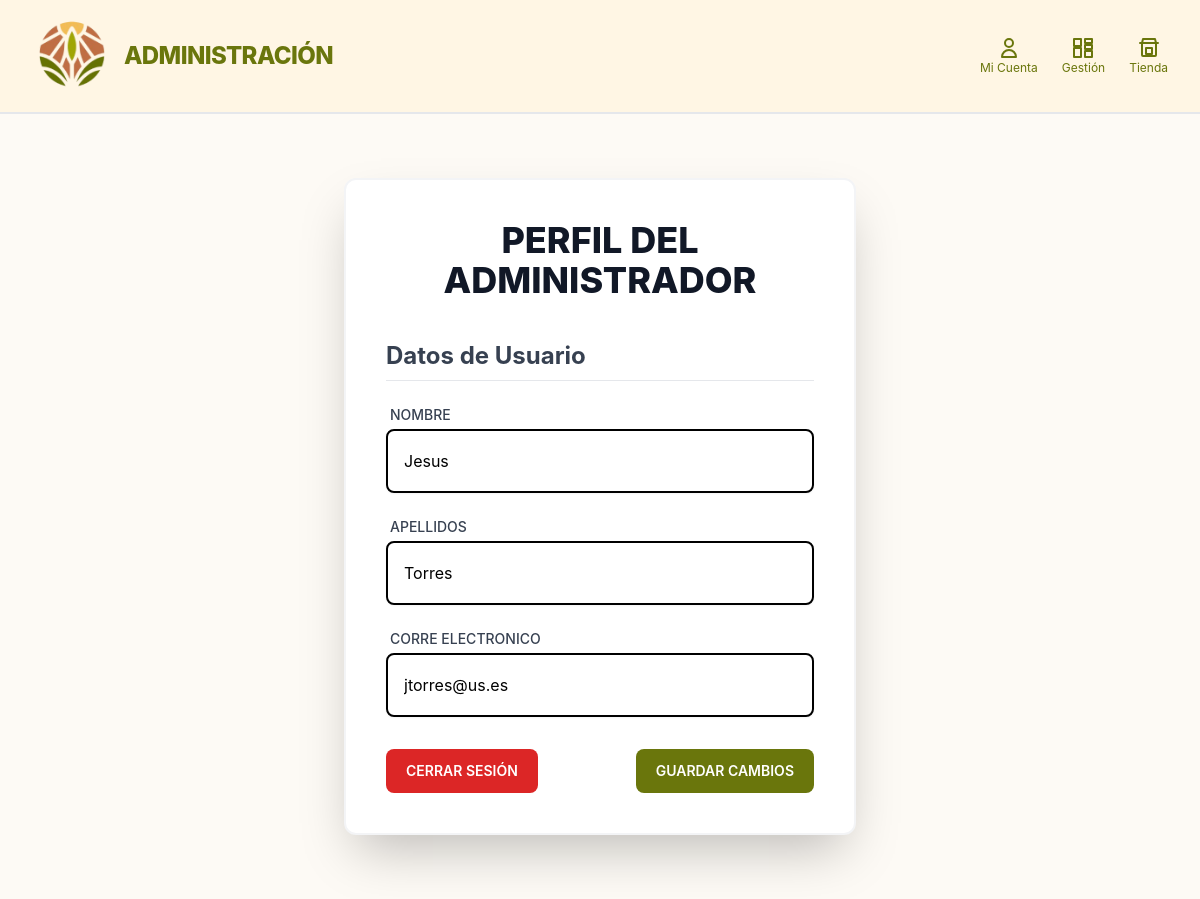
The app's page /perfil/admin (signed in) with its own data.
### home/models.py (models this page shows, shortened)
class Usuario(AbstractBaseUser, PermissionsMixin):
    nombre = models.CharField(max_length=200)
    apellidos = models.CharField(max_length=200)
    corre_electronico = models.EmailField(max_length=200, unique=True)
    password = models.CharField(max_length=128)
    objects = UsuarioManager()
    last_login = models.DateTimeField(null=True, blank=True)
    USERNAME_FIELD = 'corre_electronico'
    REQUIRED_FIELDS = ['nombre', 'apellidos']
    is_active = models.BooleanField(default=True)
    is_staff = models.BooleanField(default=False)
    is_superuser = models.BooleanField(default=False)

### perfil/views.py (the view)
# urls.py: path('admin', views.admin_perfil, name='admin_perfil'),
@login_required
def admin_perfil(request):
    usuario_instancia = request.user
    if request.method == 'POST':
        user_form = UsuarioAdminForm(request.POST, instance=usuario_instancia)
        if user_form.is_valid():
            user_form.save()
            messages.success(request, "Perfil de Administrador actualizado correctamente.")
            return redirect('adminpanel:adminpanel_index')
        else:
            messages.error(request, "Error al actualizar el perfil de Administrador.")
    else:
        user_form = UsuarioAdminForm(instance=usuario_instancia)
    contexto_admin = {
        'user_form': user_form,
        'es_admin': True,
    }
    return render(request, 'admin_perfil.html', contexto_admin)

### perfil/forms.py
class UsuarioAdminForm(forms.ModelForm):
    class Meta:
        model = Usuarios
        fields = ['nombre', 'apellidos', 'corre_electronico']
        widgets = {
            'nombre': forms.TextInput(attrs={'placeholder': 'NOMBRE', 'class': 'w-full outline-none'}),
            'apellidos': forms.TextInput(attrs={'placeholder': 'APELLIDOS', 'class': 'w-full outline-none'}),
            'corre_electronico': forms.EmailInput(attrs={'placeholder': 'CORREO ELECTRÓNICO', 'class': 'w-full outline-none', 'readonly': 'readonly'}),
        }

### home/context_processors.py (called while the page is built)
def productos_en_cesta(request):
    total_items = 0
    if request.user.is_authenticated:
        try:
            cesta = CestaCompra.objects.get(usuario_cliente__usuario=request.user)
        except CestaCompra.DoesNotExist:
            cesta = None
    else:
        session_id = request.session.get("cesta_id")
        cesta = CestaCompra.objects.filter(session_id=session_id).first() if session_id else None
    if cesta:
        total_items = sum(item.cantidad for item in cesta.items.all())
    return {'total_items_cesta': total_items}

### perfil/templates/admin_perfil.html (shortened to what this page needs)
{% load static %}
<!DOCTYPE html>
<html lang="es">
<head>
    <script src="https://cdn.tailwindcss.com"></script>
</head>
<body class="bg-gray-50">
    <header class="border-b border-gray-200 sticky top-0 z-50 bg-white">
    <div class="bg-[#fff6e4] border-b border-gray-200">
            <div class="max-w-7xl mx-auto px-4 sm:px-6 lg:px-8 py-4 flex items-center justify-between">
                <a href="{% url 'adminpanel:adminpanel_index' %}"  class="flex items-center text-2xl font-extrabold lm-text-green tracking-tight flex-shrink-0 mr-5">
                    <img src="{% static 'loga.png' %}"
                        alt="Logo Mundo Jardín"
                        class="h-20 w-20 mr-3 rounded-full">
                    ADMINISTRACIÓN
                </a>
                <div class="flex items-center space-x-6">
                    <a href="{% url 'perfil:admin_perfil' %}"
                    class="flex flex-col items-center text-[#6a760c] hover:text-[#bf7149] transition hidden sm:flex">
                        <svg xmlns="http://www.w3.org/2000/svg" class="h-6 w-6" fill="none" viewBox="0 0 24 24" stroke="currentColor">
                            <path stroke-linecap="round" stroke-linejoin="round" stroke-width="2"
                                d="M16 7a4 4 0 11-8 0 4 4 0 018 0zM12 14a7 7 0 00-7 7h14a7 7 0 00-7-7z"/>
                        </svg>
                        <span class="text-xs">Mi Cuenta</span>
                    </a>
                    <a href="{% url 'adminpanel:adminpanel_index' %}" class="flex flex-col items-center text-[#6a760c] hover:text-[#bf7149] transition relative">
                        <svg xmlns="http://www.w3.org/2000/svg" class="h-6 w-6" fill="none" viewBox="0 0 24 24" stroke="currentColor">
                            <path stroke-linecap="round" stroke-linejoin="round" stroke-width="2"
                                d="M3 3h7v7H3V3zM14 3h7v4h-7V3zM14 9h7v4h-7V9zM3 12h7v9H3v-9zM14 15h7v6h-7v-6z"/>
                        </svg>
                        <span class="text-xs">Gestión</span>
                    </a>
                    <a href="{% url 'home' %}" class="flex flex-col items-center text-[#6a760c] hover:text-[#bf7149] transition relative">
                        <svg xmlns="http://www.w3.org/2000/svg" class="h-6 w-6" fill="none" viewBox="0 0 24 24" stroke="currentColor">
                            <path stroke-linecap="round" stroke-linejoin="round" stroke-width="2"
                                d="M3 7h18M5 7v12a1 1 0 001 1h12a1 1 0 001-1V7M5 7l1-4h12l1 4M9 12h6v6H9v-6z"/>
                        </svg>
                        <span class="text-xs">Tienda</span>
                    </a>
                </div>
            </div>
        </div>
    </header>
<main class="py-12 md:py-16 bg-[#fdfaf5]">
    <div class="max-w-xl mx-auto px-4 sm:px-6 lg:px-8">
        <div class="bg-white p-8 md:p-10 rounded-xl shadow-2xl border-2 border-gray-100">
            <h2 class="text-4xl font-extrabold text-gray-900 mb-10 text-center">
                PERFIL DEL ADMINISTRADOR
            </h2>
            <form method="post" class="perfil-form space-y-6" id="perfil-form-guardar">
                <h3 class="text-2xl font-bold mb-4 border-b pb-2 text-gray-700">Datos de Usuario</h3>
                {% for field in user_form %}
                <div class="field-wrapper">
                    <label for="{{ field.id_for_label }}" class="block text-sm font-medium text-gray-700 mb-1 ml-1">
                        {{ field.label|upper }}
                    </label>
                    <div class="p-4 border-2 border-black rounded-lg bg-white shadow-sm flex items-center h-16">
                        {{ field }}
                    </div>
                </div>
                {% endfor %}
            </form>
            <div class="flex justify-between pt-8 items-center">
                <form action="{% url 'inicio_sesion:logout' %}" method="post" class="inline">
                    <button type="submit"
                            class="px-5 py-3 bg-red-600 text-white font-semibold rounded-lg hover:bg-red-700 transition duration-300 text-sm">
                        CERRAR SESIÓN
                    </button>
                </form>
                <button type="submit" form="perfil-form-guardar"
                        class="px-5 py-3 bg-[#6a760c] text-white font-semibold rounded-lg hover:bg-[#bf7149] transition duration-300 text-sm">
                    GUARDAR CAMBIOS
                </button>
            </div>
        </div>
    </div>
</main>

### perfil/templates/admin_perfil.html (style rules this page uses)
body { font-family: 'Inter', sans-serif; }
.lm-text-green { color: #6a760c; }

### records on screen
Usuario: user_form "Jesus" "Torres" "jtorres@us.es"

### other values on screen
{{ field.label|upper }} "NOMBRE" "APELLIDOS" "CORRE ELECTRONICO"
